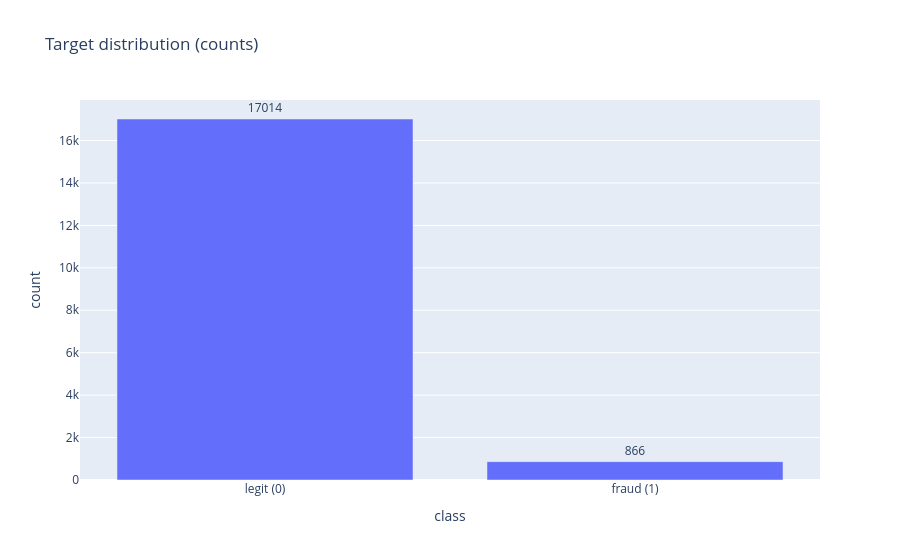
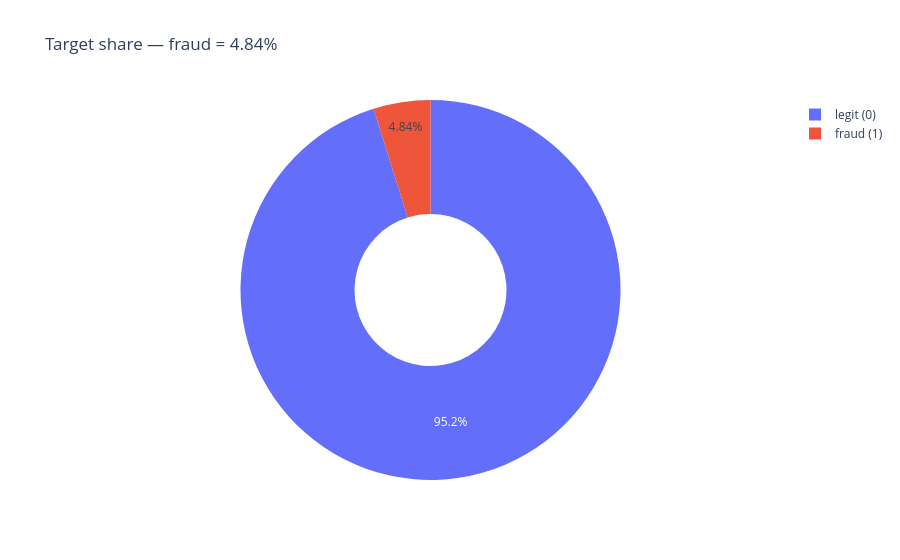

Here is the notebook cell these charts were saved with, in order:
### Markdown cell above
## 2. Распределение target

Класс `fraudulent=1` — редкий. Считаем точные counts, долю и imbalance ratio: это база для DS-стратегий (class_weight, threshold tuning, возможный resampling в CV).

### Code cell
vc = DF[TARGET].value_counts().sort_index()
total = len(DF)
pos = int(vc.get(1, 0))
neg = int(vc.get(0, 0))
fraud_rate = pos / total

print('TARGET value counts:')
print(vc)
print(f'\nTotal rows: {total}')
print(f'Positives (fraudulent=1): {pos} ({fraud_rate*100:.2f} %)')
print(f'Negatives (fraudulent=0): {neg} ({(1-fraud_rate)*100:.2f} %)')
print(f'Imbalance ratio neg/pos: {neg/max(pos,1):.2f}')

GLOBAL_FRAUD_RATE = fraud_rate
print(f'\nGLOBAL_FRAUD_RATE = {GLOBAL_FRAUD_RATE:.4f}  (будет baseline для lift)')

# Plot 1: bar распределения
fig1 = px.bar(x=['legit (0)','fraud (1)'], y=[neg, pos],
              title='Target distribution (counts)',
              labels={'x':'class','y':'count'}, text=[neg, pos])
fig1.update_traces(textposition='outside')
FIGS.append(fig1)

# Plot 2: pie долей
fig2 = px.pie(values=[neg, pos], names=['legit (0)','fraud (1)'],
              title=f'Target share — fraud = {fraud_rate*100:.2f}%', hole=0.4)
FIGS.append(fig2)

print(f'\nFIGS so far: {len(FIGS)}')

### Figure 1 — Plotly figure (JSON) as saved in the notebook; plotly's stock layout.template omitted (floating-point values rounded to 4 significant figures)
{"data": [{"hovertemplate": "class=%{x}<br>count=%{y}<br>text=%{text}<extra></extra>", "legendgroup": "", "marker": {"color": "#636efa", "pattern": {"shape": ""}}, "name": "", "orientation": "v", "showlegend": false, "text": [17010.0, 866.0], "textposition": "outside", "type": "bar", "x": ["legit (0)", "fraud (1)"], "xaxis": "x", "y": [17014, 866], "yaxis": "y"}], "layout": {"barmode": "relative", "legend": {"tracegroupgap": 0}, "title": {"text": "Target distribution (counts)"}, "xaxis": {"anchor": "y", "domain": [0.0, 1.0], "title": {"text": "class"}}, "yaxis": {"anchor": "x", "domain": [0.0, 1.0], "title": {"text": "count"}}}}

### Figure 2 — Plotly figure (JSON) as saved in the notebook; plotly's stock layout.template omitted (floating-point values rounded to 4 significant figures)
{"data": [{"domain": {"x": [0.0, 1.0], "y": [0.0, 1.0]}, "hole": 0.4, "hovertemplate": "label=%{label}<br>value=%{value}<extra></extra>", "labels": ["legit (0)", "fraud (1)"], "legendgroup": "", "name": "", "showlegend": true, "type": "pie", "values": [17014, 866]}], "layout": {"legend": {"tracegroupgap": 0}, "title": {"text": "Target share — fraud = 4.84%"}}}
